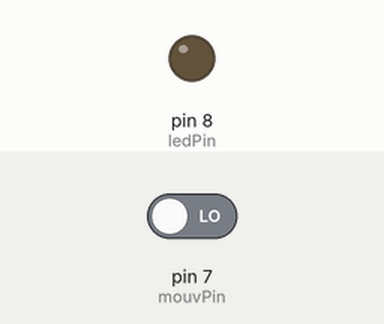
This sketch was run on a simulated Arduino Uno, built with avr-gcc and run on an emulated ATmega328P. Shown: output pins drawn as LEDs (lit = HIGH). Inputs (shaded band) come from the test bench; at power-on: pin 7 (mouvPin) LOW.

Above: at 1.2 s.
1.3 s: pin 7 (mouvPin) driven HIGH
At 2.1 s:
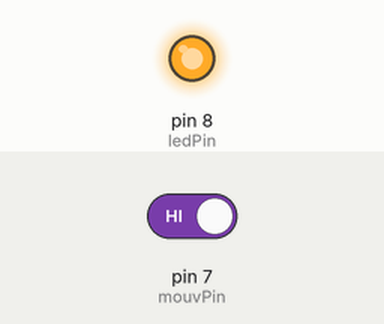
2.8 s: pin 7 (mouvPin) driven LOW
At 3.3 s:
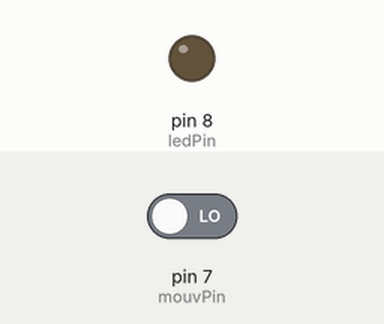
Timing chart, 0 to 5.8 s (numbered marks = the images above; inputs shaded):
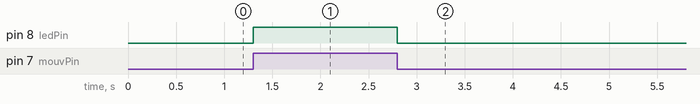

Measured:
- after the input at 1.3 s, pin 8 (ledPin): LOW → HIGH at once
- after the input at 2.8 s, pin 8 (ledPin): HIGH → LOW at once

The sketch:

detecteur_de_mouvement.ino
```cpp
int ledPin = 8;
int mouvPin = 7;

void setup() {
  pinMode(ledPin, OUTPUT);
  pinMode(mouvPin, INPUT);

  digitalWrite(ledPin, LOW);
}

void loop() {
  if(digitalRead(mouvPin) == HIGH)
  {
    digitalWrite(ledPin, HIGH);
  }

  else
  {
    digitalWrite(ledPin, LOW);
  }
}
```
